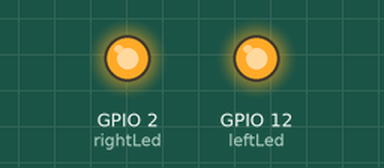
A sketch run on a simulated ESP32. On the bench: output pins drawn as LEDs (lit = HIGH).

Above: at 0.1 s.
Timing chart, 0 to 1.6 s (numbered marks = the images above):
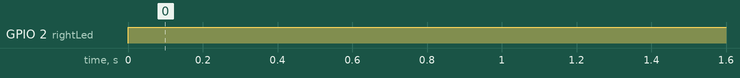

Measured:
- by itself, GPIO 2 (rightLed): LOW → HIGH at 0.00 s

The sketch:

3_1Turn_on_LED.ino
```cpp
#define leftLed 12
#define rightLed 2
void setup(){
  pinMode(leftLed, OUTPUT);
  pinMode(rightLed, OUTPUT);
}
void loop(){
  digitalWrite(leftLed,HIGH);//Turn on the left LED
  digitalWrite(rightLed,HIGH);//Turn on the right LED
}
```
